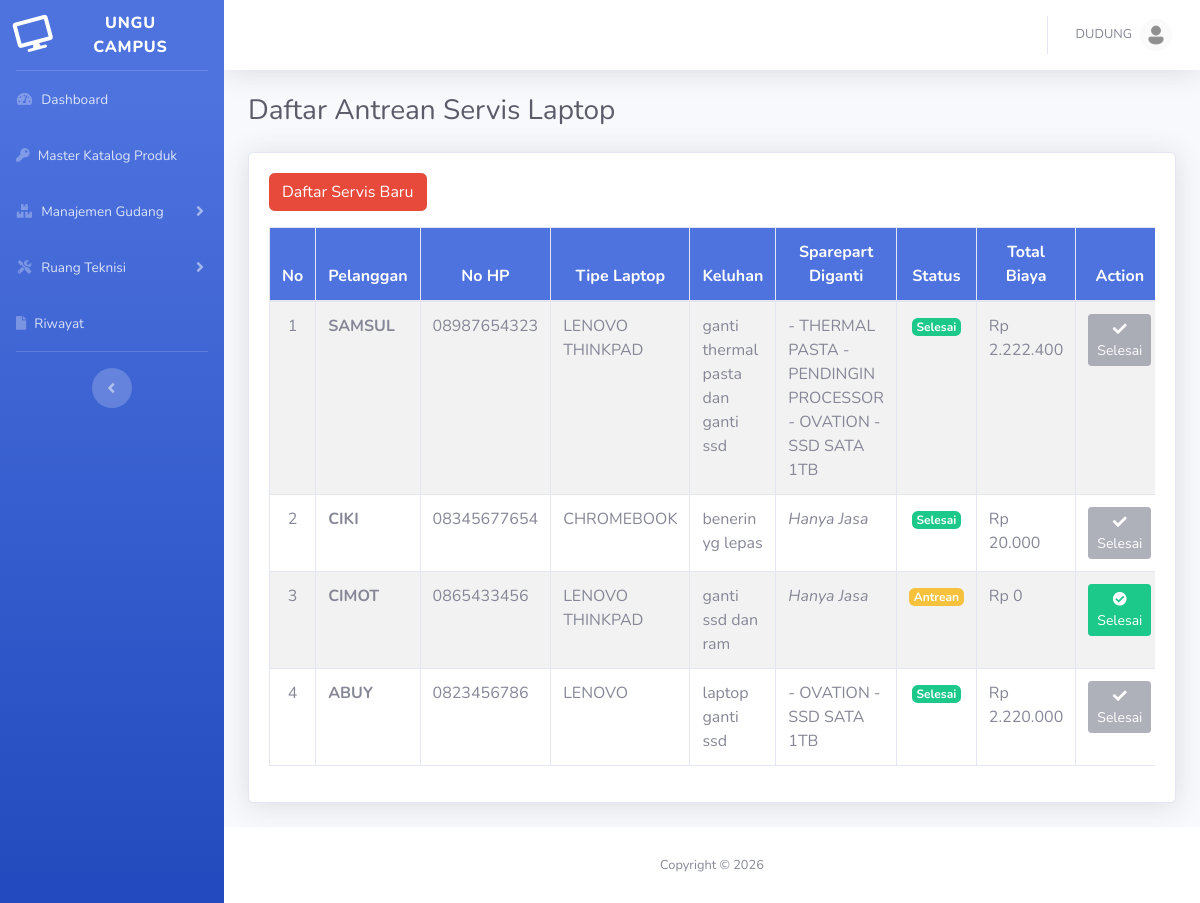
Page /views/service/service_tampil.php (signed in) on the earlier database version.
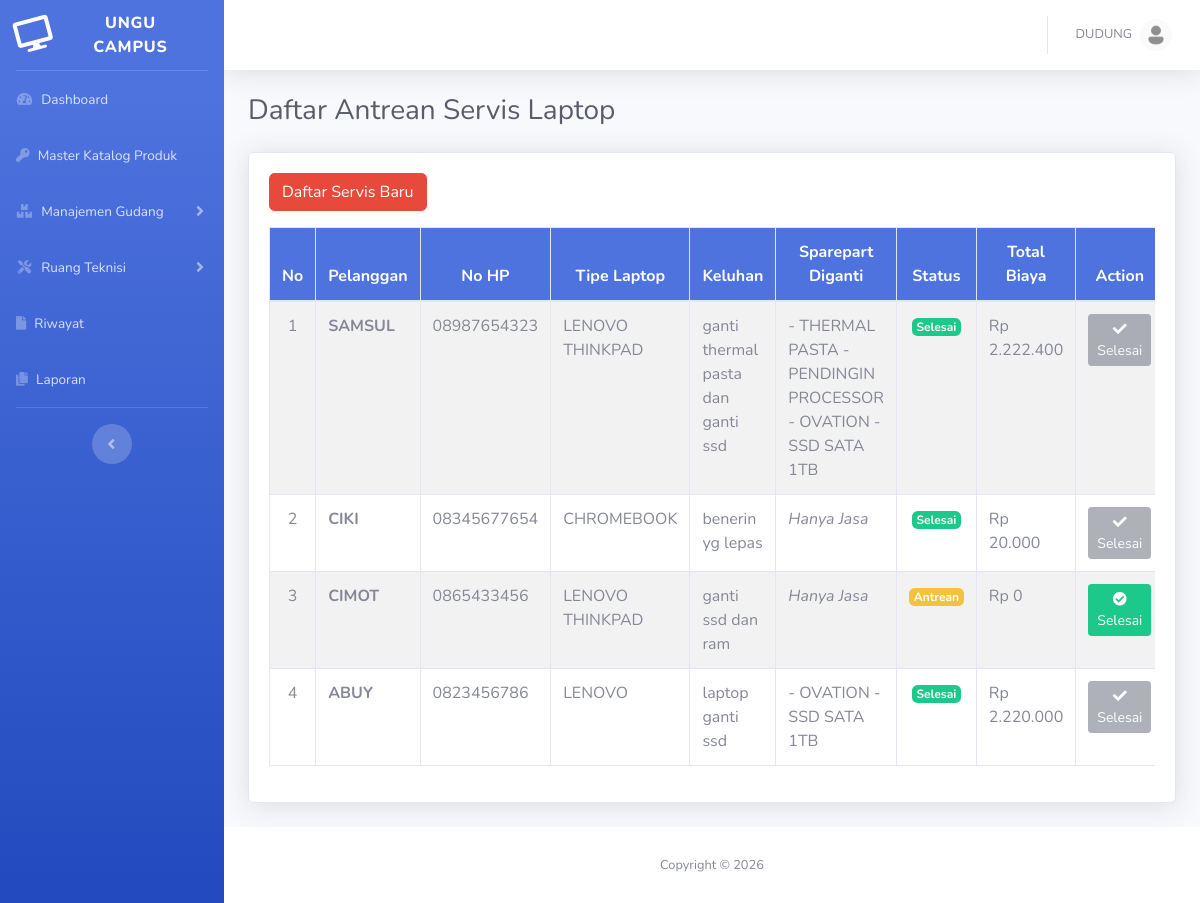
Same page on the later database version.
### tables this page shows
CREATE TABLE `tabel_menu` (
  `id_menu` int(11) NOT NULL,
  `nama_menu` varchar(50) NOT NULL,
  `link` varchar(100) NOT NULL,
  `icon` varchar(50) DEFAULT NULL,
  `parent_id` int(11) DEFAULT 0,
  `urutan` int(11) NOT NULL
);

CREATE TABLE `tabel_servis` (
  `id_servis` int(11) NOT NULL,
  `nama_pelanggan` varchar(100) NOT NULL,
  `no_hp` varchar(20) NOT NULL,
  `tanggal` timestamp NOT NULL DEFAULT current_timestamp(),
  `tipe_laptop` varchar(100) NOT NULL,
  `keluhan` text NOT NULL,
  `status_servis` varchar(20) NOT NULL,
  `id_barang` int(11) DEFAULT NULL,
  `biaya_jasa` int(11) DEFAULT 0,
  `total_biaya` int(11) DEFAULT 0
);

### Views/Service/service_tampil.php (the view, shortened to what the changed rows need)
<?php
require_once '../../Config/koneksi.php';
include('../../layouts/header.php');
include('../../layouts/sidebar.php');
?>
<div class="container-fluid">
    <h1 class="h3 mb-4 text-gray-800">Daftar Antrean Servis Laptop</h1>
    <div class="card shadow mb-4">
        <div class="card-body">
            <div class="table-responsive">
                <table id="dataTable" class="table table-striped table-bordered nowrap" style="width:100%">
                    <thead>
                        <tr class="bg-primary text-white">
                            <th class="text-center">No</th>
                            <th class="text-center">Pelanggan</th>
                            <th class="text-center">No HP</th>
                            <th class="text-center">Tipe Laptop</th>
                            <th class="text-center">Keluhan</th>
                            <th class="text-center">Sparepart Diganti</th>
                            <th class="text-center">Status</th>
                            <th class="text-center">Total Biaya</th>
                            <th class="text-center">Action</th>
                        </tr>
                    </thead>
                    <tbody>
                        <?php
                        $query = "SELECT * FROM tabel_servis ORDER BY id_servis DESC";
                        $tampil = mysqli_query($koneksi, $query);
                        $i = 1;
                        while ($data = mysqli_fetch_array($tampil)) :
                            $id_servis_sekarang = $data['id_servis'];
                            $daftar_sparepart_tampil = "";
                            $q_detail = mysqli_query($koneksi, "SELECT k.nama_produk, k.merek FROM tabel_detail_servis d
                                                                INNER JOIN tabel_barang b ON d.id_barang = b.id_barang
                                                                INNER JOIN master_katalog k ON b.id_katalog = k.id_katalog
                                                                WHERE d.id_servis = '$id_servis_sekarang'");
                            if(mysqli_num_rows($q_detail) > 0) {
                                $arr_sp = [];
                                while($dt_d = mysqli_fetch_array($q_detail)) {
                                    $arr_sp[] = "- " . strtoupper($dt_d['merek'] . " - " . $dt_d['nama_produk']);
                                }
                                $daftar_sparepart_tampil = implode("<br>", $arr_sp);
                            }
                        ?>
                            <tr>
                                <td class="text-center"><?= $i; ?></td>
                                <td style="text-transform:uppercase"><strong><?= $data['nama_pelanggan']; ?></strong></td>
                                <td><?= $data['no_hp']; ?></td>
                                <td style="text-transform:uppercase"><?= $data['tipe_laptop']; ?></td>
                                <td><?= $data['keluhan']; ?></td>
                                <td><?= (!empty($daftar_sparepart_tampil)) ? $daftar_sparepart_tampil : '<em class="text-muted">Hanya Jasa</em>'; ?></td>
                                <td class="text-center">
                                    <span class="badge <?= ($data['status_servis'] == 'Antrean') ? 'badge-warning' : 'badge-success'; ?>">
                                        <?= $data['status_servis']; ?>
                                    </span>
                                </td>
                                <td><?= 'Rp ' . number_format($data['total_biaya'], 0, ',', '.'); ?></td>
                                <td class="text-center">
                                    <?php if ($data['status_servis'] != 'Selesai'): ?>
                                        <button class="btn btn-success btn-sm" data-toggle="modal" data-target="#modalSelesai<?= $data['id_servis']; ?>" title="Selesaikan Servis">
                                            <i class="fas fa-check-circle"></i> Selesai
                                        </button>
                                    <?php else: ?>
                                        <button class="btn btn-secondary btn-sm" disabled>
                                            <i class="fas fa-check"></i> Selesai
                                        </button>
                                    <?php endif; ?>
                                </td>
                            </tr>
                        <?php $i++;
                        endwhile; ?>
                    </tbody>
                </table>
            </div>
        </div>
    </div>
</div>
<?php include('../../layouts/footer.php'); ?>

### layouts/sidebar.php (shortened to what the changed rows need)
<ul class="navbar-nav bg-gradient-primary sidebar sidebar-dark accordion" id="accordionSidebar">
    <?php
    global $koneksi;
    $request_uri = $_SERVER['SCRIPT_NAME'];
    $halaman_aktif = str_replace('/manajemen-stok/', '', $request_uri);
    $query_main = mysqli_query($koneksi, "SELECT * FROM tabel_menu WHERE parent_id = 0 ORDER BY urutan ASC");
    while ($main = mysqli_fetch_array($query_main)) :
        $id_main = $main['id_menu'];
        $query_sub = mysqli_query($koneksi, "SELECT * FROM tabel_menu WHERE parent_id = '$id_main' ORDER BY urutan ASC");
        $punya_sub = mysqli_num_rows($query_sub);
        if ($punya_sub == 0) :
            $menu_link = ltrim($main['link'], '/');
            $status_active = ($halaman_aktif == $menu_link) ? 'active' : '';
    ?>
            <li class="nav-item <?= $status_active; ?>">
                <a class="nav-link" href="/manajemen-stok/<?= $menu_link; ?>">
                    <i class="<?= $main['icon']; ?>"></i>
                    <span><?= $main['nama_menu']; ?></span>
                </a>
            </li>
    <?php
        else :
            $sub_links = [];
            while($sm = mysqli_fetch_array($query_sub)) {
                $sub_links[] = ltrim($sm['link'], '/');
            }
            $is_active = in_array($halaman_aktif, $sub_links) ? 'active' : '';
            $is_collapsed = in_array($halaman_aktif, $sub_links) ? '' : 'collapsed';
    ?>
            <li class="nav-item <?= $is_active; ?>">
                <a class="nav-link <?= $is_collapsed; ?>" href="#" data-toggle="collapse" data-target="#collapse<?= $id_main; ?>"
                    aria-expanded="<?= in_array($halaman_aktif, $sub_links) ? 'true' : 'false'; ?>" aria-controls="collapse<?= $id_main; ?>">
                    <i class="<?= $main['icon']; ?>"></i>
                    <span><?= $main['nama_menu']; ?></span>
                </a>
            </li>
    <?php
        endif;
    endwhile;
    ?>
</ul>
<div id="content-wrapper" class="d-flex flex-column">
    <div id="content">

Differences in the rows shown:
added tabel_menu: nama_menu "Laporan"
